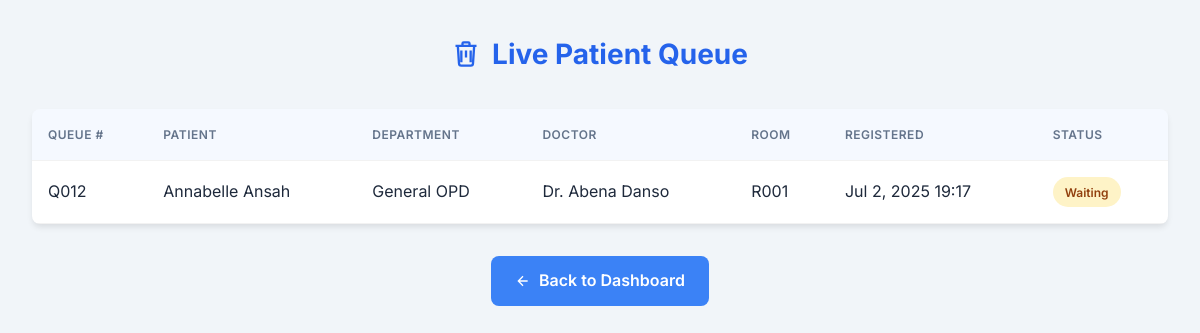
Screenshot of /dashboard/live_queue.php (signed in) with the database file from the repository.
### tables this page shows
CREATE TABLE `queue` (
  `id` int(11) NOT NULL,
  `patient_id` int(11) NOT NULL,
  `assigned_doctor_id` int(11) NOT NULL,
  `department_id` int(11) NOT NULL,
  `queue_number` varchar(10) DEFAULT NULL,
  `registered_at` datetime DEFAULT current_timestamp(),
  `checked_at` datetime DEFAULT NULL
);

CREATE TABLE `patients` (
  `id` int(11) NOT NULL,
  `full_name` varchar(100) NOT NULL,
  `age` int(11) DEFAULT NULL,
  `gender` enum('Male','Female','Other') DEFAULT NULL,
  `phone` varchar(20) DEFAULT NULL,
  `email` varchar(100) DEFAULT NULL,
  `department_id` int(11) NOT NULL,
  `reason_for_visit` text DEFAULT NULL,
  `created_at` datetime DEFAULT current_timestamp()
);

CREATE TABLE `departments` (
  `id` int(11) NOT NULL,
  `name` varchar(100) NOT NULL
);

CREATE TABLE `doctors` (
  `id` int(11) NOT NULL,
  `user_id` int(11) NOT NULL,
  `department_id` int(11) NOT NULL,
  `full_name` varchar(100) DEFAULT NULL,
  `room_number` varchar(20) DEFAULT NULL
);

### dashboard/live_queue.php (the view, shortened to what this page needs)
<?php
require_once '../db.php';
$queue = $conn->query("SELECT q.queue_number, p.full_name, d.name AS department_name, q.registered_at, q.checked_at, doc.full_name AS doctor_name, doc.room_number FROM queue q JOIN patients p ON q.patient_id = p.id JOIN departments d ON q.department_id = d.id LEFT JOIN doctors doc ON q.assigned_doctor_id = doc.user_id ORDER BY q.registered_at ASC");
?>
<!DOCTYPE html>
<html lang="en">
<head>
</head>
<body>
    <div class="container">
        <div class="header">
            <h2>
                <svg width="28" height="28" viewBox="0 0 24 24" fill="none" stroke="currentColor" stroke-width="2">
                    <path d="M3 5h18M8 9v10m4-10v6m4-6v10M5 5l1 15a2 2 0 002 2h8a2 2 0 002-2l1-15M9 5V3a1 1 0 011-1h4a1 1 0 011 1v2"></path>
                </svg>
                Live Patient Queue
            </h2>
        </div>
        <div class="queue-card">
            <table>
                <thead>
                    <tr>
                        <th>Queue #</th>
                        <th>Patient</th>
                        <th>Department</th>
                        <th>Doctor</th>
                        <th>Room</th>
                        <th>Registered</th>
                        <th>Status</th>
                    </tr>
                </thead>
                <tbody>
                    <?php if ($queue && $queue->num_rows > 0): ?>
                        <?php while ($row = $queue->fetch_assoc()): ?>
                            <tr>
                                <td><?= htmlspecialchars($row['queue_number']) ?></td>
                                <td><?= htmlspecialchars($row['full_name']) ?></td>
                                <td><?= htmlspecialchars($row['department_name']) ?></td>
                                <td><?= htmlspecialchars($row['doctor_name'] ?? '-') ?></td>
                                <td><?= htmlspecialchars($row['room_number'] ?? '-') ?></td>
                                <td><?= date("M j, Y H:i", strtotime($row['registered_at'])) ?></td>
                                <td>
                                    <span class="status-badge <?= $row['checked_at'] ? 'status-checked' : 'status-waiting' ?>">
                                        <?= $row['checked_at'] ? 'Checked' : 'Waiting' ?>
                                    </span>
                                </td>
                            </tr>
                        <?php endwhile; ?>
                    <?php endif; ?>
                </tbody>
            </table>
        </div>
        <div class="action-bar">
            <a href="admin.php" class="btn btn-primary">
                <svg width="16" height="16" viewBox="0 0 24 24" fill="none" stroke="currentColor" stroke-width="2">
                    <path d="M19 12H5M12 19l-7-7 7-7"></path>
                </svg>
                Back to Dashboard
            </a>
        </div>
    </div>
</body>
</html>

### dashboard/live_queue.php (style rules this page uses)
:root { --primary: #3b82f6; --primary-dark: #2563eb; --success: #10b981; --warning: #f59e0b; --danger: #ef4444; --light: #f8fafc; --dark: #1e293b; --gray: #64748b; --border-radius: 8px; --shadow: 0 4px 6px -1px rgba(0, 0, 0, 0.1); }
* { margin: 0; padding: 0; box-sizing: border-box; }
body { font-family: 'Inter', sans-serif; background: #f1f5f9; color: var(--dark); line-height: 1.6; padding: 2rem; }
.container { max-width: 1200px; margin: 0 auto; }
.header { text-align: center; margin-bottom: 2rem; }
.header h2 { font-size: 1.75rem; font-weight: 700; color: var(--primary-dark); display: flex; align-items: center; justify-content: center; gap: 0.75rem; }
.queue-card { background: white; border-radius: var(--border-radius); box-shadow: var(--shadow); overflow: hidden; }
table { width: 100%; border-collapse: collapse; }
th, td { padding: 1rem; text-align: left; border-bottom: 1px solid rgba(0, 0, 0, 0.05); }
th { font-weight: 600; color: var(--gray); background: rgba(59, 130, 246, 0.05); text-transform: uppercase; font-size: 0.75rem; letter-spacing: 0.5px; }
.status-badge { display: inline-block; padding: 0.35rem 0.75rem; border-radius: 50px; font-size: 0.75rem; font-weight: 600; }
.status-waiting { background: #fef3c7; color: #92400e; }
.action-bar { display: flex; justify-content: center; margin-top: 2rem; }
.btn { padding: 0.75rem 1.5rem; border-radius: var(--border-radius); font-weight: 600; cursor: pointer; transition: all 0.2s ease; border: none; display: inline-flex; align-items: center; gap: 0.5rem; text-decoration: none; }
.btn-primary { background: var(--primary); color: white; }

### rows the page displays
queue: queue_number "Q012", patient.full_name "Annabelle Ansah", department.name "General OPD", doctors.full_name "Dr. Abena Danso", doctors.room_number "R001", registered_at "Jul 2, 2025 19:17", shows "Waiting"
